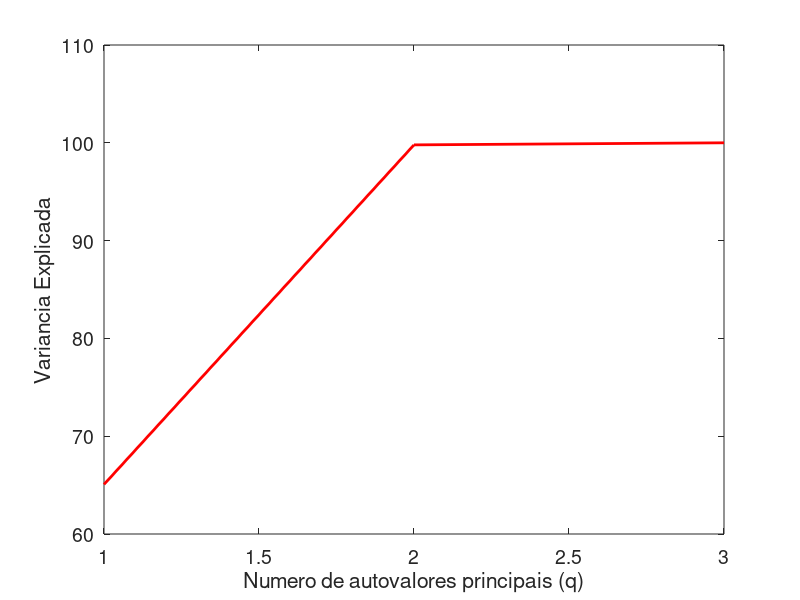
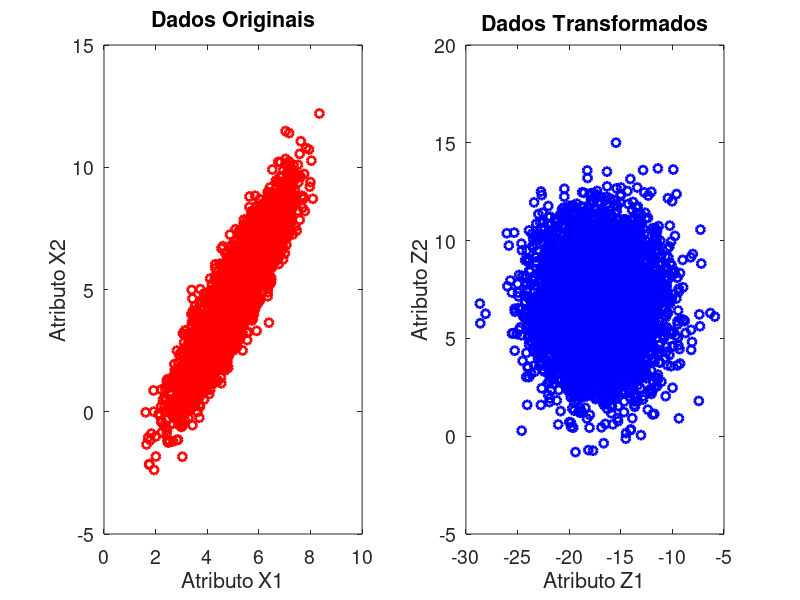

Source code (MATLAB) for these figures, in order:
clear; clc;

%% O objetivo do exemplo eh mostrar a propriedade de diagonalizacao
%% da matriz de covariancia dos dados. Em outras palavras, verificar
%% se a matriz de covariancia dos dados transformados Z eh diagonal
%% e se as variancias sao iguais aos autovalores da matriz de covariancia
%% Cx (dados originais).

%% Autor: Guilherme Barreto
%% Data: 17/05/2023

clear; clc; close all

pkg load statistics

%%%%%%%%%%%%%%%%%%%%%%%%%%%%%%%%%%%%%%%%%%%%%%%%%%%%%%%%%%%%%%
%% Gera dados gaussianos com atributos nao-correlacionados  %%
%% a partir de dados com atributos descorrelacionados       %%
%%%%%%%%%%%%%%%%%%%%%%%%%%%%%%%%%%%%%%%%%%%%%%%%%%%%%%%%%%%%%%
m1=5;  % Media teorica do atributo 1
sig1 = 1; % Desvio-padrao teorico do atributo 1

m2=-5; % Media teorica do atributo 2
sig2 = sig1; % Desvio-padrao teorico do atributo 2

m3=0; % Media teorica do atributo 3
sig3 = sig1; % Desvio-padrao teorico do atributo 3

N = 50000;   % Quantidade de observacoes geradas de cada atributo
X1=normrnd(m1,sig1,1,N);
X2=normrnd(m2,sig2,1,N);
X3=normrnd(m3,sig3,1,N);

Xu=[X1; X2; X3];  % Agrupa dados dos atributos em uma unica matriz

% Matriz desejada para os dados
Cd=[1 1.8 -0.9;1.8 4 0.6;-0.9 0.6 9];

R=chol(Cd);  % Decomposicao de Cholesky da matriz Cd

Xc=R'*Xu;  % Gera dados com atributos correlacionados com a matriz COV desejada

%%%%%%%%%%%%%%%%%%%%%%%%%%%%%%%%%%%%%%%%%%%%%%%%%%%%%%%%%%%%
%% Aplicacao de PCA aos dados correlacionados gerados no  %%
%% procedimento anterior.                                 %%
%%%%%%%%%%%%%%%%%%%%%%%%%%%%%%%%%%%%%%%%%%%%%%%%%%%%%%%%%%%%

Cx = cov(Xc');  % Estima a matriz de covariancia dos dados simulados
[V L]=eig(Cx); L=diag(L);
[L I]=sort(L,'descend'); V=V(:,I);
VEi=100*L/sum(L);  % Variancia explicada pelo i-esimo autovalor
VEq=100*cumsum(L)/sum(L);   % Variancia explicada pelos q primeiros autovalores

figure; plot(VEq,'r-','linewidth',2);
xlabel('Numero de autovalores principais (q)'); ylabel('Variancia Explicada');
set(gca, "fontsize", 14)
print screeplot.eps -color -deps

%[V2 L2 VEi2] = pcacov(Cx);  % Calcula autovalores e autovetores da matriz Cx
%VEq2=cumsum(VEi);

[U3 L3 V3]=svd(Cx); %%%% PCA a partir da SVD %%%%%%

Q = V';  % Monta matriz de transformacao (sem reducao de dimensionalidade)
% Q=V2';
% Q=V3';

Z = Q*Xc;  % Gera dados via PCA (descorrelaciona matriz dos dados)

Cz = cov(Z');  % Matriz de covariancia empirica dos dados transformados via PCA

figure;
subplot(1,2,1)
plot(Xc(1,1:5000),Xc(2,1:5000),'ro','linewidth',2);
xlabel('Atributo X1'); ylabel('Atributo X2');
title('Dados Originais');
set(gca, "fontsize", 14)

subplot(1,2,2)
plot(Z(1,1:5000),Z(2,1:5000),'bo','linewidth',2);
xlabel('Atributo Z1'); ylabel('Atributo Z2');
title('Dados Transformados');
set(gca, "fontsize", 14)

print pcademo.eps -color -deps

%%%% Reconstrucao dos dados originais
Xr = Q'*Z;  % Conjunto de dados original recuperado a partir de Z

E=Xc-Xr;   % Vetor erro de reconstrucao
NormaE2 = norm(E,'fro')^2  % Norma de Frobenius para calcular o erro.

E=E(:);  % Vetoriza matriz de erro
SSE=sum(E.^2)  % Soma dos erros quadraticos de reconstrucao
